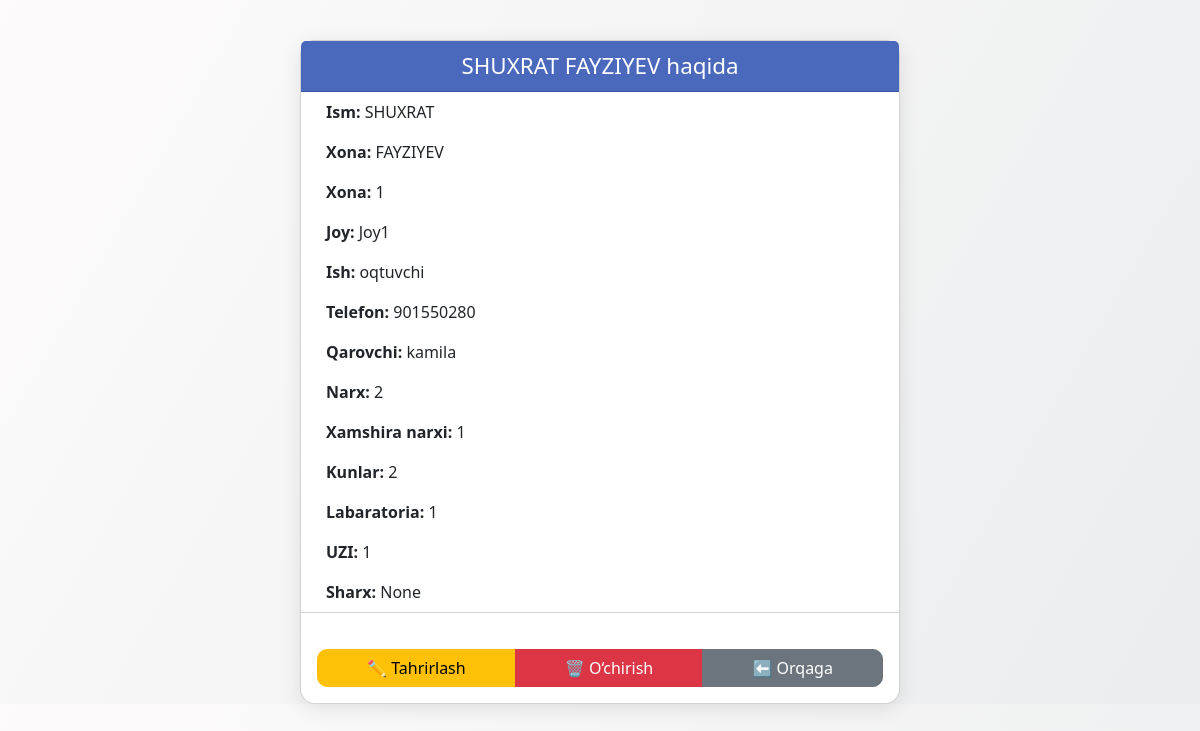
The app's page /place/23/ with its own data.
### room/models.py (models this page shows, shortened)
class Place(models.Model):
    ROOM = [
        ('joy1', 'Joy1'),
        ('joy2', 'Joy2'),
    ]
    med_room = models.ForeignKey(MedRoom, on_delete=models.CASCADE, related_name='places')
    place_slot = models.CharField(max_length=10, choices=ROOM)  # joy1 yoki joy2
    is_full_room = models.BooleanField(default=False)
    name = models.CharField(max_length=100, blank=True)
    last_name = models.CharField(max_length=100, blank=True)
    job = models.CharField(max_length=100, blank=True)
    phone_number = models.BigIntegerField(null=True, blank=True)
    brought = models.CharField(max_length=100, blank=True)
    price = models.IntegerField(null=True, blank=True)
    price_nurse = models.IntegerField(null=True, blank=True)
    day = models.IntegerField(null=True, blank=True)
    created_at = models.DateTimeField(auto_now_add=True)
    is_rented = models.BooleanField(default=False)
    Labaratoria = models.IntegerField(blank=True,null=True)
    UZI = models.IntegerField(blank=True, null=True)
    Izoh = models.CharField(max_length=200,blank=True)

class MedRoom(models.Model):
    CHOOSE = [
        ('palata', 'Palata'),
        ('lux', 'Lux'),
    ]
    created_at = models.DateTimeField(auto_now_add=True)
    chamber_type = models.CharField(max_length=10,choices=CHOOSE,default='palata')
    room = models.IntegerField(null=True, blank=True)
    ROOM = [
        ('joy1','Joy1'),
        ('joy2','Joy2')
    ]
    place = models.CharField(max_length=10,choices=ROOM, blank=True
                             )

### room/views.py (the view)
# urls.py: path('place/<int:pk>/', views.PlaceDetailView.as_view(), name='place-detail'),
class PlaceDetailView(DetailView):
    model = Place
    template_name = 'rooms/place_detail.html'

### templates/rooms/place_detail.html (shortened to what this page needs)
<!DOCTYPE html>
<html lang="uz">
<head>
  <link href="https://cdn.jsdelivr.net/npm/bootstrap@5.3.3/dist/css/bootstrap.min.css" rel="stylesheet">
</head>
<body>
<div class="card">
  <div class="card-header">
    {{ object.name }} {{ object.last_name }} haqida
  </div>
  <ul class="list-group list-group-flush">
    <li class="list-group-item"><strong>Ism:</strong> {{ object.name }}</li>
    <li class="list-group-item"><strong>Xona:</strong> {{ object.last_name }}</li>
    <li class="list-group-item"><strong>Xona:</strong> {{ object.med_room.room }}</li>
    <li class="list-group-item"><strong>Joy:</strong> {{ object.get_place_slot_display }}</li>
    <li class="list-group-item"><strong>Ish:</strong> {{ object.job }}</li>
    <li class="list-group-item"><strong>Telefon:</strong> {{ object.phone_number }}</li>
    <li class="list-group-item"><strong>Qarovchi:</strong> {{ object.brought }}</li>
    <li class="list-group-item"><strong>Narx:</strong> {{ object.price }}</li>
    <li class="list-group-item"><strong>Xamshira narxi:</strong> {{ object.price_nurse }}</li>
    <li class="list-group-item"><strong>Kunlar:</strong> {{ object.day }}</li>
    <li class="list-group-item"><strong>Labaratoria:</strong> {{ object.Labaratoria }}</li>
    <li class="list-group-item"><strong>UZI:</strong> {{ object.UZI }}</li>
    <li class="list-group-item"><strong>Sharx:</strong> {{ object.Izoh }}</li>
  </ul>
  <div class="card-body btn-group">
    <a href="{% url 'place-update' object.id %}" class="btn btn-warning">✏️ Tahrirlash</a>
    <a href="{% url 'place-delete' object.id %}" class="btn btn-danger">🗑️ O‘chirish</a>
    <a href="{% url 'medroom-list' %}" class="btn btn-secondary">⬅️ Orqaga</a>
  </div>
</div>
</body>
</html>

### templates/rooms/place_detail.html (style rules this page uses)
body { background: linear-gradient(120deg, #fdfbfb 0%, #ebedee 100%); font-family: 'Segoe UI', Tahoma, Geneva, Verdana, sans-serif; padding-top: 40px; }
.card { max-width: 600px; margin: auto; box-shadow: 0 4px 20px rgba(0,0,0,0.1); border-radius: 15px; background-color: #fff; }
.card-header { background-color: #4a69bd; color: white; border-radius: 15px 15px 0 0; font-size: 1.4rem; text-align: center; }
.list-group-item { border: none; padding-left: 25px; }
.btn-group { margin-top: 20px; display: flex; justify-content: space-between; }
.btn { border-radius: 10px; }

### records on screen
Place: name "SHUXRAT", last_name "FAYZIYEV", med_room.room "1", place_slot "Joy1", job "oqtuvchi", phone_number "901550280", brought "kamila", price "2", price_nurse "1", day "2", Labaratoria "1", UZI "1", Izoh "None"
